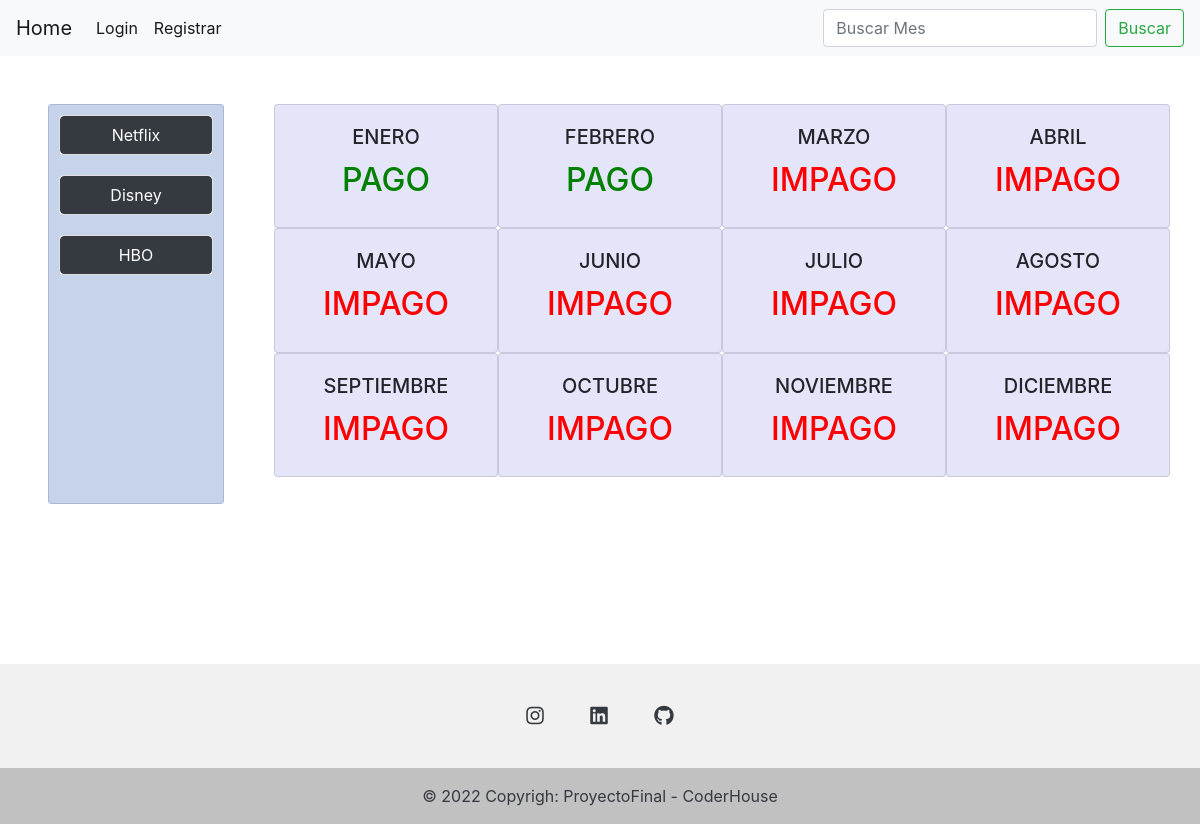
Page /usuarios/administrador/ on the committed database.
### Servicios/models.py (models this page shows, shortened)
class Servicios(models.Model):
    servicio = models.CharField(max_length=40)
    precio = models.FloatField()
    descripcion =  models.CharField(max_length=40)
    habilitar = models.BooleanField(default=False)
    class Meta:
        verbose_name = 'Servicio'
        verbose_name_plural = 'Servicios'

class Meses(models.Model):
    nombre = models.CharField(max_length=40,null=True,blank=True)
    precio=models.FloatField()
    pagado=models.BooleanField(default=False)
    fecha= models.DateField (auto_now=False)
    class Meta:
        verbose_name = 'Mes'
        verbose_name_plural = 'Meses'

### Servicios/views.py (the view)
# urls.py: path('administrador/', lista_meses_admin, name='actualizar-mes'),
def lista_meses_admin(request):
    data=Meses.objects.all()
    data2=Servicios.objects.all()
    context={"meses": data, "servicios": data2}
    return  render(request,"administrador.html",context=context)

### templates/administrador.html (shortened to what this page needs)
{% extends "login.html" %}
{% block body %}
    <div class="container text-center m-5">
        <div class="row" style="height: 400px">
            <div class="card" style="width: 11rem;background-color:rgba(36, 85, 175, 0.253) ; ">
                {% for servicio in servicios %}
                <div class="card" style="margin: 10px;">
                    <a href="/usuarios/en-construccion" type="button"
                    class="btn btn-dark">{{servicio.servicio}}</a>
                </div>
                {% endfor %}
            </div>
            <div class="col-10">
                <div class="row">
                    <div style="margin-left: 50px;" class="row" style="height: 800px;">
                        {% for mes in meses %}
                        <div class="card" style="width: 14rem;background-color:rgba(38, 41, 209, 0.116) ; ">
                            <div class="card-body">
                                <h5 class="card-title">{{mes.nombre}}</h5>
                                {% if mes.pagado %}
                                <h2 style="color: green">PAGO</h2>
                                {% else %}
                                <h2 style="color: red">IMPAGO</h2>
                                {% endif %}
                            </div>
                        </div>
                        {% endfor %}
                    </div>
                </div>
            </div>
        </div>
    </div>
{% endblock %}

### rows in the picture
Servicios: servicio "Netflix"
Servicios: servicio "Disney"
Servicios: servicio "HBO"
Meses: nombre "ENERO", pagado "PAGO"
Meses: nombre "FEBRERO", pagado "PAGO"
Meses: nombre "MARZO", pagado "IMPAGO"
Meses: nombre "ABRIL", pagado "IMPAGO"
Meses: nombre "MAYO", pagado "IMPAGO"
Meses: nombre "JUNIO", pagado "IMPAGO"
Meses: nombre "JULIO", pagado "IMPAGO"
Meses: nombre "AGOSTO", pagado "IMPAGO"
Meses: nombre "SEPTIEMBRE", pagado "IMPAGO"
Meses: nombre "OCTUBRE", pagado "IMPAGO"
Meses: nombre "NOVIEMBRE", pagado "IMPAGO"
Meses: nombre "DICIEMBRE", pagado "IMPAGO"
